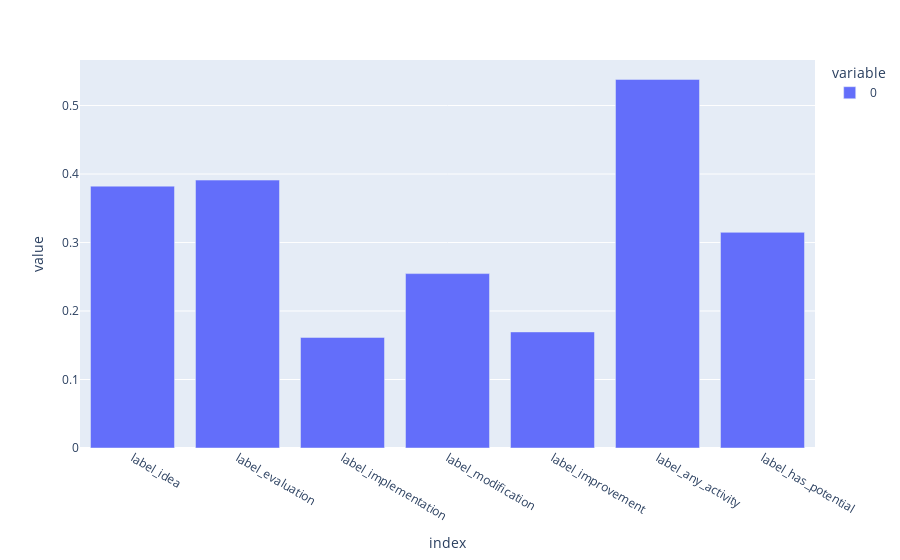

The notebook cell saved with this chart:
### Code cell
label_stats.label_counts(normalize=True).plot(kind='bar')

### Figure 1 — Plotly figure (JSON) as saved in the notebook; plotly's stock layout.template omitted (floating-point values rounded to 4 significant figures)
{"data": [{"alignmentgroup": "True", "hovertemplate": "variable=0<br>index=%{x}<br>value=%{y}<extra></extra>", "legendgroup": "0", "marker": {"color": "#636efa", "pattern": {"shape": ""}}, "name": "0", "offsetgroup": "0", "orientation": "v", "showlegend": true, "textposition": "auto", "x": ["label_idea", "label_evaluation", "label_implementation", "label_modification", "label_improvement", "label_any_activity", "label_has_potential"], "xaxis": "x", "y": [0.3823, 0.3912, 0.1614, 0.2546, 0.1695, 0.5382, 0.3149], "yaxis": "y", "type": "bar"}], "layout": {"xaxis": {"anchor": "y", "domain": [0.0, 1.0], "title": {"text": "index"}}, "yaxis": {"anchor": "x", "domain": [0.0, 1.0], "title": {"text": "value"}}, "legend": {"title": {"text": "variable"}, "tracegroupgap": 0}, "margin": {"t": 60}, "barmode": "relative"}}
